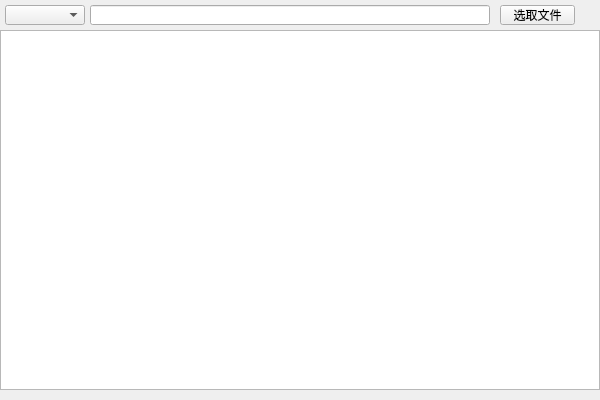
<?xml version="1.0" encoding="UTF-8"?>
<ui version="4.0">
 <class>MainWindow</class>
 <widget class="QMainWindow" name="MainWindow">
  <property name="geometry">
   <rect>
    <x>0</x>
    <y>0</y>
    <width>600</width>
    <height>400</height>
   </rect>
  </property>
  <property name="windowTitle">
   <string>MainWindow</string>
  </property>
  <widget class="QWidget" name="centralWidget">
   <widget class="QTextBrowser" name="textBrowser">
    <property name="geometry">
     <rect>
      <x>0</x>
      <y>30</y>
      <width>600</width>
      <height>360</height>
     </rect>
    </property>
   </widget>
   <widget class="QPushButton" name="pushButton">
    <property name="geometry">
     <rect>
      <x>500</x>
      <y>5</y>
      <width>75</width>
      <height>20</height>
     </rect>
    </property>
    <property name="text">
     <string>选取文件</string>
    </property>
   </widget>
   <widget class="QLineEdit" name="lineEdit">
    <property name="geometry">
     <rect>
      <x>90</x>
      <y>5</y>
      <width>400</width>
      <height>20</height>
     </rect>
    </property>
   </widget>
   <widget class="QComboBox" name="comboBox">
    <property name="geometry">
     <rect>
      <x>5</x>
      <y>5</y>
      <width>80</width>
      <height>20</height>
     </rect>
    </property>
   </widget>
  </widget>
 </widget>
 <layoutdefault spacing="6" margin="11"/>
 <resources/>
 <connections/>
</ui>
